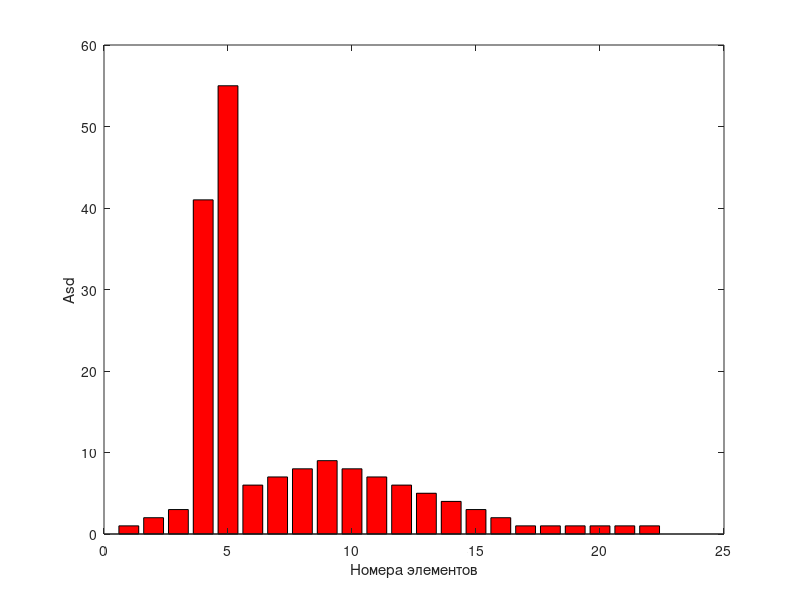

MATLAB code to generate this figure:
bar([1.0, 2.0, 3.0, 41.0, 55.0, 6.0, 7.0, 8.0, 9.0, 8.0, 7.0, 6.0, 5.0, 4.0, 3.0, 2.0, 1.0, 1.0, 1.0, 1.0, 1.0, 1.0], 'r')
xlabel('Номера элементов')
ylabel('Asd')
pause